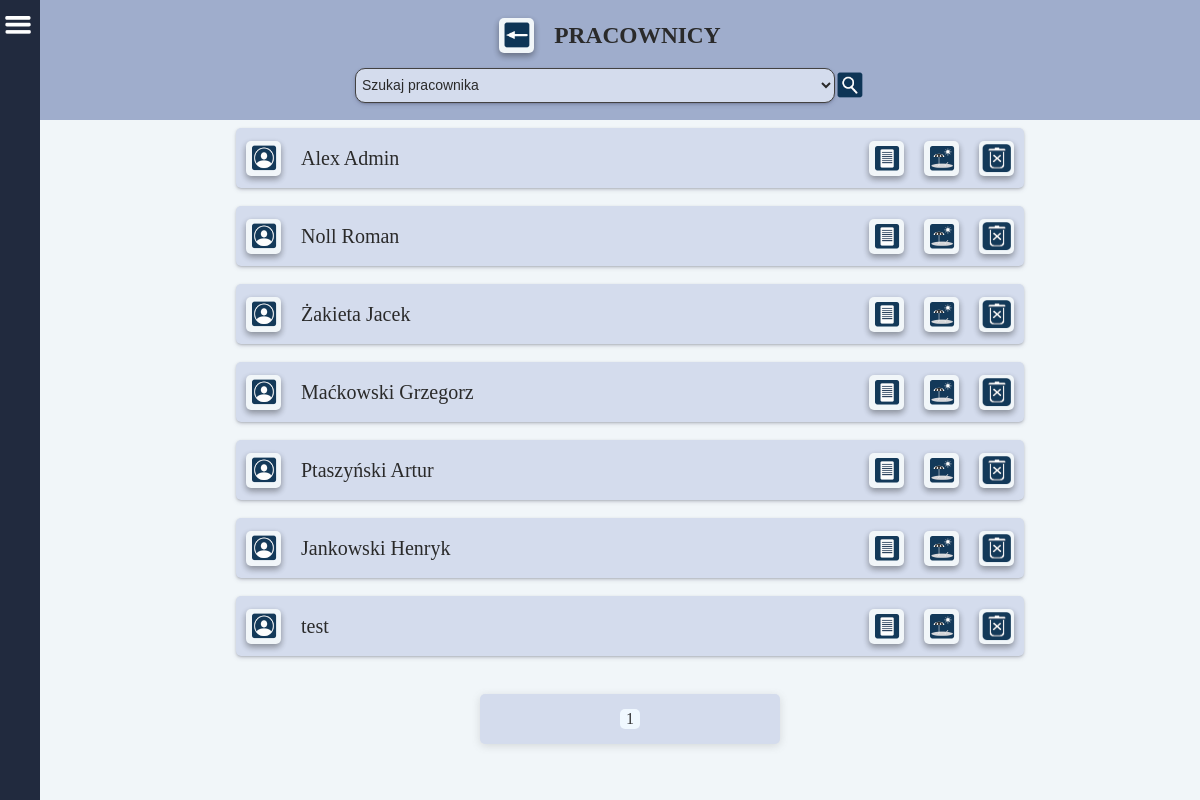
Before: /users/all_users/ (signed in) with the older database file.
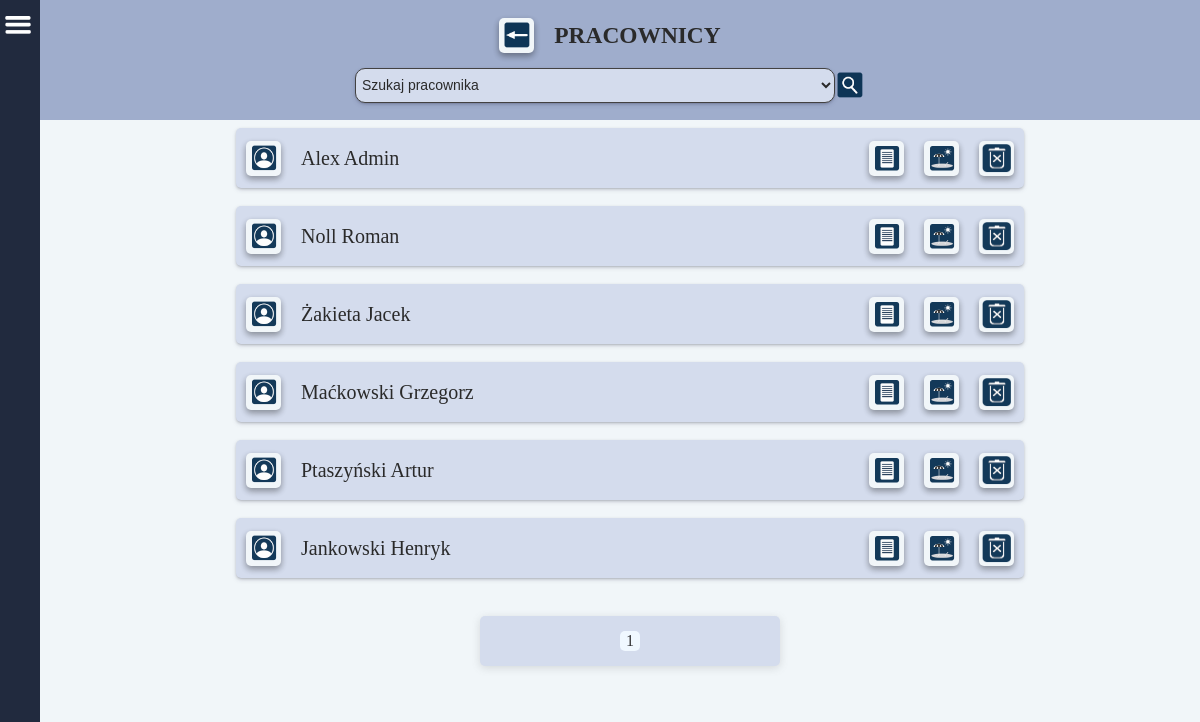
After: the same page with the newer database file.
### users/models.py (models this page shows, shortened)
class CustomUser(AbstractBaseUser, PermissionsMixin):
    username = models.CharField(
        _('Użytkownik'),
        null=True,
        max_length= 255,
        )
    email = models.EmailField(_("email"), unique=True)
    fp_token = models.CharField(
        null=True,
        max_length=192,
        unique=True,
    )
    birthday = models.CharField(
        _('Data urodzenia'),
        null=True,
        max_length= 55,
        )
    birthplace = models.CharField(
        _('Miejsce urodzenia'),
        null=True,
        max_length= 255,
        )
    workplace = models.CharField(
        _('Miejsce pracy'),
        null=True,
        max_length= 255,
        )
    religion = models.CharField(
        _('Religia'),
        null=True,
        max_length= 255,
        )
    insurance_number = models.CharField(
        _('Numer ubezpieczenia'),
        null=True,
        max_length= 255,
        )
    tax_number = models.CharField(
        _('Numer podatkowy'),
        null=True,
        max_length= 255,
        )
    adress_pl = models.CharField(
        _('Adres w Polsce'),
        null=True,
        max_length= 255,
        )
    adress_de = models.CharField(
        _('Adres w Niemczech'),
        null=True,
        max_length= 255,
        )
    profession = models.CharField(
        _('Zawód'),
        null=True,
        max_length= 255,
        )
    position = models.CharField(
        _('Stanowisko (pracuje w)'),
        null=True,
        max_length= 255,
        )
    internal_tax_number = models.CharField(
        _('Wewnętrzny numer podatkowy'),
        null=True,
        max_length= 255,
        )
    nfz_name = models.CharField(
        _('NFZ - nazwa'),
        null=True,
        max_length= 255,
        )
    nfz_adress = models.CharField(
        _('NFZ - adres'),
        null=True,
        max_length= 255,
        )
    phone_number = models.CharField(
        _('Telefon'),
        null=True,
        max_length= 255,
        )
    bank = models.CharField(
        _('Nazwa banku'),
        null=True,
        max_length= 255,
        )
    bic_swift = models.CharField(
        _('BIC/SWIFT'),
        null=True,
        max_length= 255,
        )
    bank_account = models.CharField(
        _('Konto i właściciel'),
        null=True,
        max_length= 255,
        )
    health_insurance_de = models.CharField(
        _('Ubezpieczenie w Niemczech'),
        null=True,
        max_length= 255,
        )
    health_insurance_de_number = models.CharField(
        _('KK VersNr'),
        null=True,
        max_length= 255,
        )
    shoe_size = models.CharField(
        _('Rozmiar buta'),
        null=True,
        max_length= 255,
        )
    growth = models.CharField(
        _('Wzrost'),
        null=True,
        max_length= 255,
        )
    work_clothes = models.CharField(
        _('Ubranie robocze'),
        null=True,
        max_length= 255,
        )
    rights = models.CharField(
        _('Uprawnienia'),
        null=True,
        max_length= 255,
        )
    payment = models.FloatField(
        _('Stawka za godzinę'),
        default=0
    )
    vacations_days_quantity = models.IntegerField(
        _('Ilość przysługujących dni urlopu'),
        null=True,
    )
    vacations_days_quantity_de = models.IntegerField(
        _('Ilość przysługujących dni urlopu'),
        null=True,
    )
    vacacions_on_demand = models.IntegerField(
        _('Ilość dni urlopu na żądanie'),
        default=4,
    )
    cares_vacations = models.IntegerField(
        _('Ilość dni urlopu opiekuńczego'),
        default=5,
    )
    force_majeure_vacations = models.IntegerField(
        _('Ilość godzin urlopu z powodu siły wyższej'),
        default=16,
    )
    compassionate_vacations = models.IntegerField(
        _('Ilość dni urlopu okolicznościowego'),
        default=2,
    )
    last_year_vacations_days_quantity = models.IntegerField(
        _('Ilość przysługujących dni urlopu za zeszły rok'),
        null=True,
    )
    last_year_vacations_days_quantity_de = models.IntegerField(
        _('Ilość przysługujących dni urlopu za zeszły rok'),
        null=True,
    )
    days_to_use_in_current_year = models.IntegerField(
        _('Do użycia w bieżącym roku'),
        null=True,
    )
    days_to_use_in_current_year_de = models.IntegerField(
        _('Do użycia w bieżącym roku'),
        null=True,
    )
    is_staff = models.BooleanField(default=False)
    is_active = models.BooleanField(default=True)
    date_joined = models.DateTimeField(
        _('Data rejestracji'),
        default=timezone.now,
        )
    USERNAME_FIELD = "email"
    EMAIL_FIELD = "email"
    REQUIRED_FIELDS = []
    objects = CustomUserManager()

### users/views.py (the view)
# urls.py: path('all_users/', AllUsers, name='all_users'),
def AllUsers(request):
    users = CustomUser.objects.all()
    users_list = CustomUser.objects.values_list('username', flat=True)
    paginator = Paginator(users, 10)
    page_number = request.GET.get('page')
    users = paginator.get_page(page_number)
    if request.method == 'POST':
        select = request.POST.get('user')
        if select == 'Wszyscy pracownicy':
            users = CustomUser.objects.all()
        else:
            users = CustomUser.objects.filter(username=select)
    context = {
        'users': users,
        'users_list': users_list,
    }
    return render(request, 'all_users.html', context)

### main/templatetags/vacation_requests.py (called while the page is built)
@register.simple_tag
def request_quantity():
    reqs = VacationRequest.objects.all().order_by('-v_request__id')
    count = 0
    for r in reqs:
        if r.v_request.consideration is True:
            count += 1
    return count

### users/templates/all_users.html (shortened to what this page needs)
{% extends 'base.html' %}
{% load static %}
    {% block content %}
        <div class="page-container">
            <div class="title">
                <div class="back">
                    <a class="label_img" href="{% url 'work_objects' request.user.pk %}">
                        <img src="{% static 'images/back.png' %}" width="30" height="30">
                    </a>
                    <h3>PRACOWNICY</h3>
                </div>
                <form method="POST" class="search_form" id="users">
                    <select name="user" class="search" onchange="submitFormUsers()">
                        <option disabled selected hidden>Szukaj pracownika</option>
                    </select>
                    <input type="image" src="{% static 'images/search.png' %}" width="30" height="30">
                </form>
            </div>
            <div class="wo_container">
                {% for user in users %}
                <div class="label">
                    <div class="row_cont_in_label">
                        <a class="label_img" href="{% url 'user' user.pk %}">
                            <img src="{% static 'images/profil.png' %}" width="30" height="30">
                        </a>
                        {{ user.username }}
                        <br>
                    </div>
                    <div class="row_cont_in_label">
                        <a class="label_img" href="{% url 'user_raport' user.pk %}">
                            <img src="{% static 'images/raports.png' %}" width="30" height="30">
                        </a>
                        <a class="label_img" href="{% url 'vacations' user.pk %}">
                            <img src="{% static 'images/vacations.png' %}" width="30" height="30">
                        </a>
                        <a class="label_img" href="{% url 'deleteQuestion' user.pk %}">
                          <img src="{% static 'images/delete.png' %}" width="30" height="30">
                        </a>
                    </div>
                </div>
                    <br>
                {% endfor %}
                <div class="pagination">
                    <span class="step-links">
                          <span class="current-page"><p>{{ users.number }}</p></span>
                    </span>
                </div>
            </div>
        </div>
    {% endblock %}

Changed rows visible on the page:
removed CustomUser: username "test"
